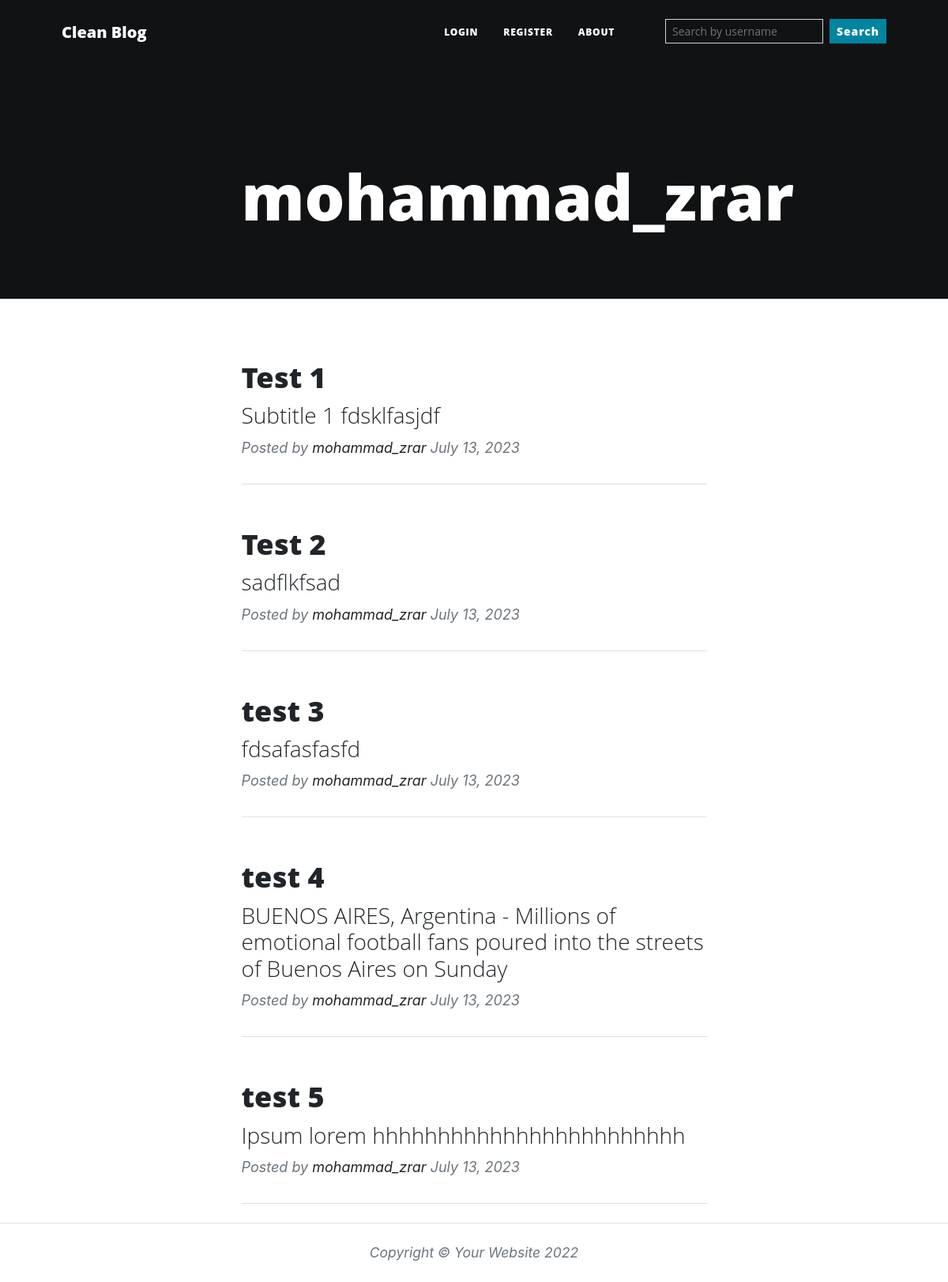
The app's page /mohammad_zrar/all-blogs, older data.
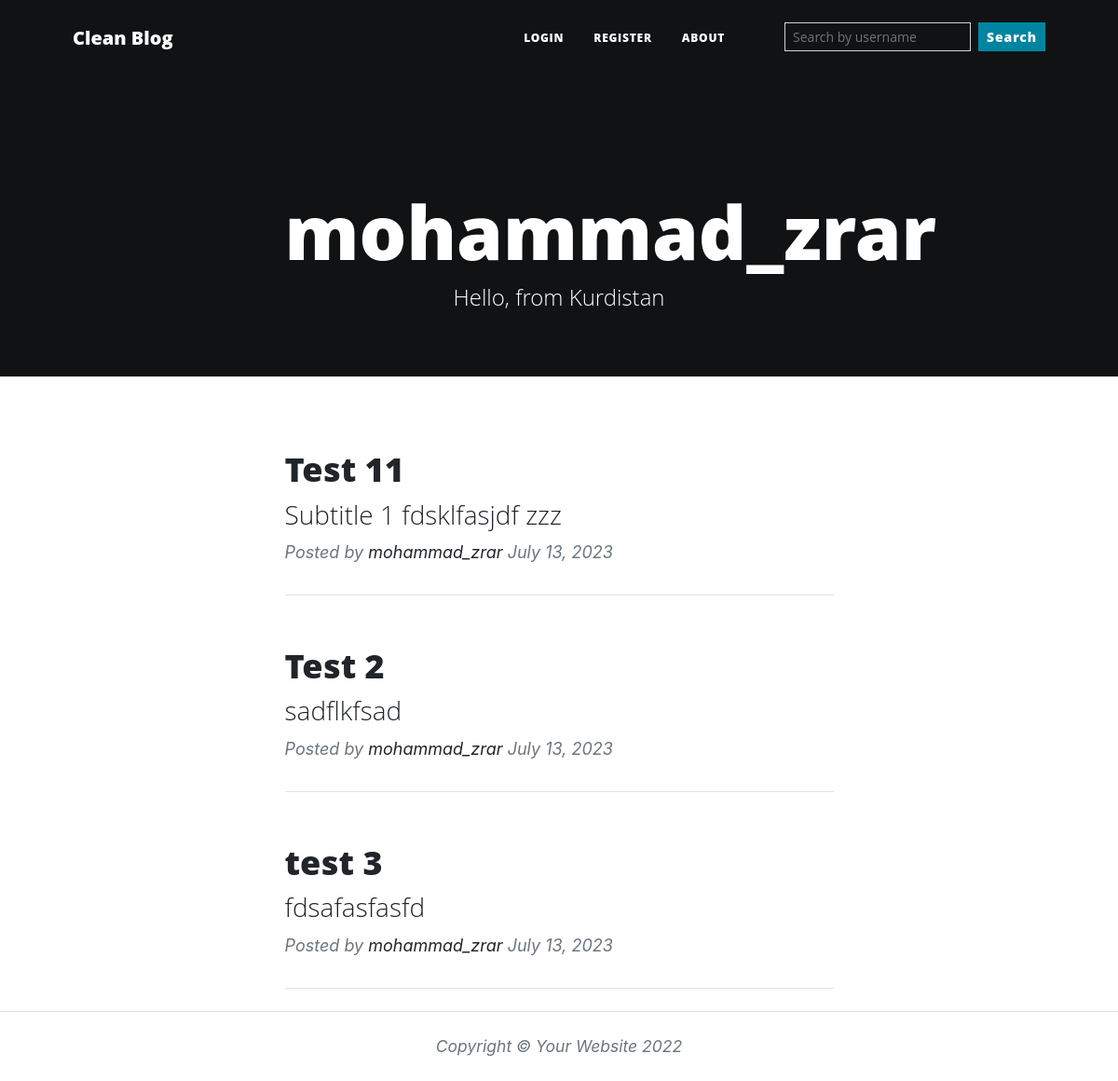
The same page, newer data.
### main.py (models this page shows)
class BlogPost(db.Model):
    __tablename__ = "blog_posts"
    id = db.Column(db.Integer, primary_key=True)
    author_id = db.Column(db.Integer, db.ForeignKey("users.id"))
    author = relationship("User", back_populates="blogs")
    title = db.Column(db.String(250), unique=True, nullable=False)
    subtitle = db.Column(db.String(250), nullable=False)
    date = db.Column(db.String(250), nullable=False)
    body = db.Column(db.Text, nullable=False)
    img_url = db.Column(db.String(250), nullable=False)
    comments = relationship("Comment", back_populates="parent_post")

class User(UserMixin, db.Model):
    __tablename__ = "users"
    id = db.Column(db.Integer, primary_key=True)
    email = db.Column(db.String(100))
    username = db.Column(db.String(100), unique=True)
    password = db.Column(db.String(100))
    bg_color = db.Column(db.String(7))
    bio = db.Column(db.String(250))
    blogs = db.relationship("BlogPost", back_populates="author")
    comments = db.relationship("Comment", back_populates="comment_author")
    favouring = db.relationship(
        'User', secondary=favorites,
        primaryjoin=(favorites.c.favorite_id == id),
        secondaryjoin=(favorites.c.favouring_id == id),
        backref=db.backref('favorites', lazy='dynamic'),
        lazy='dynamic'
    )

### main.py (the view)
@app.route('/<string:username>/all-blogs')
def all_blogs(username):
    user = User.query.filter_by(username=username).first()
    if user is None:
        return "There is no user with that username"
    blogs = db.session.query(BlogPost).filter(BlogPost.author_id == user.id).order_by(BlogPost.date.desc()).all()
    return render_template("all-blogs.html", all_blogs=blogs, user=user)

### templates/all-blogs.html (shortened to what this page needs)
{% extends 'base.html' %}
{% block content %}
{% include "./layout/navbar.html" %}
{% include "./layout/header.html" %}
    <div class="container px-4 px-lg-5">
        {% for blog in all_blogs %}
      <div class="row gx-4 gx-lg-5 justify-content-center">
        <div class="col-md-10 col-lg-8 col-xl-7">
          <div class="post-preview">
            <a href="{{ url_for('blog', username=blog.author.username, blog_id=blog.id) }}">
              <h2 class="post-title">
                {{ blog.title }}
              </h2>
              <h3 class="post-subtitle">
                {{ blog.subtitle }}
              </h3>
            </a>
            <p class="post-meta">
              Posted by
              <a href="{{ url_for('user_blogs', username=blog.author.username) }}">{{blog.author.username}}</a>
              {{ blog.date }}
            </p>
          </div>
          <hr class="my-4" />
        </div>
      </div>
        {% endfor %}
    </div>
{% include "./layout/footer.html" %}
{% endblock %}

### templates/layout/header.html (shortened to what this page needs)
<header class="masthead pb-5" style="background-color: #{{ user.bg_color }};">
    <div class="container position-relative px-4 px-lg-5">
        <div class="row gx-4 gx-lg-5 justify-content-center">
            <div class="col-md-10 col-lg-8 col-xl-7">
                <div class="site-heading">
                    <h1 class="h1-header">{{ user.username }}</h1>
                    <span class="subheading">{{ user.bio if user.bio != None else '' }}</span>
                </div>
            </div>
        </div>
    </div>
</header>

Row changes from the older to the newer data that the page shows:
removed BlogPost: title "test 4", subtitle "BUENOS AIRES, Argentina - Millions of emotional football fans poured into the streets of Buenos Aires on Sunday", author.username "mohammad_zrar", date "July 13, 2023"
removed BlogPost: title "test 5", subtitle "Ipsum lorem hhhhhhhhhhhhhhhhhhhhhhhh", author.username "mohammad_zrar", date "July 13, 2023"
changed User "mohammad_zrar": bio (not shown) → "Hello, from Kurdistan"
changed BlogPost: title "Test 1" → "Test 11"; subtitle "Subtitle 1 fdsklfasjdf" → "Subtitle 1 fdsklfasjdf zzz"
